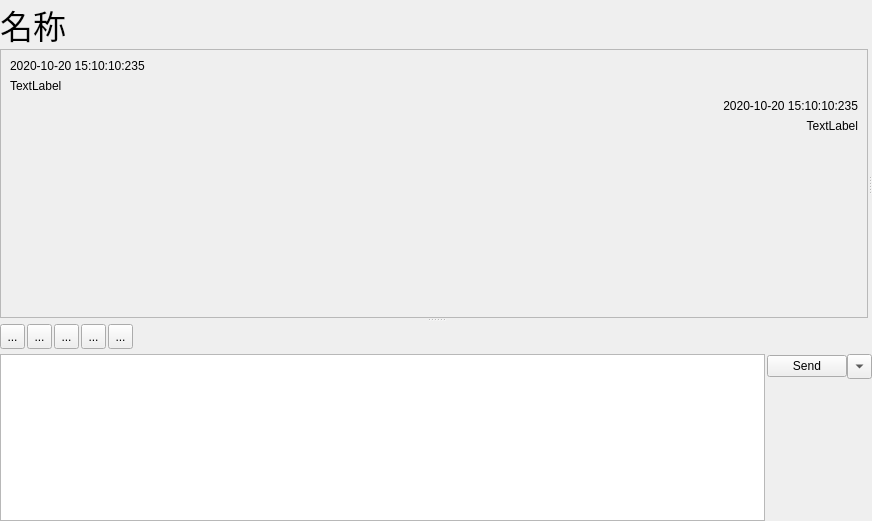
<?xml version="1.0" encoding="UTF-8"?>
<ui version="4.0">
 <class>ChatWindow</class>
 <widget class="QWidget" name="ChatWindow">
  <property name="geometry">
   <rect>
    <x>0</x>
    <y>0</y>
    <width>872</width>
    <height>521</height>
   </rect>
  </property>
  <property name="windowTitle">
   <string>Form</string>
  </property>
  <layout class="QGridLayout" name="gridLayout_2">
   <property name="leftMargin">
    <number>0</number>
   </property>
   <property name="topMargin">
    <number>0</number>
   </property>
   <property name="rightMargin">
    <number>0</number>
   </property>
   <property name="bottomMargin">
    <number>0</number>
   </property>
   <property name="spacing">
    <number>0</number>
   </property>
   <item row="0" column="0">
    <widget class="QLabel" name="label_5">
     <property name="font">
      <font>
       <pointsize>25</pointsize>
      </font>
     </property>
     <property name="text">
      <string>名称</string>
     </property>
    </widget>
   </item>
   <item row="1" column="0">
    <widget class="QSplitter" name="splitter_2">
     <property name="orientation">
      <enum>Qt::Vertical</enum>
     </property>
     <widget class="QSplitter" name="splitter">
      <property name="orientation">
       <enum>Qt::Horizontal</enum>
      </property>
      <widget class="QScrollArea" name="scrollArea">
       <property name="sizePolicy">
        <sizepolicy hsizetype="Expanding" vsizetype="Expanding">
         <horstretch>0</horstretch>
         <verstretch>1</verstretch>
        </sizepolicy>
       </property>
       <property name="frameShadow">
        <enum>QFrame::Raised</enum>
       </property>
       <property name="widgetResizable">
        <bool>true</bool>
       </property>
       <widget class="QWidget" name="scrollAreaWidgetContents">
        <property name="geometry">
         <rect>
          <x>0</x>
          <y>0</y>
          <width>849</width>
          <height>269</height>
         </rect>
        </property>
        <layout class="QGridLayout" name="gridLayout_3">
         <item row="0" column="0">
          <widget class="QLabel" name="label">
           <property name="text">
            <string>2020-10-20 15:10:10:235</string>
           </property>
          </widget>
         </item>
         <item row="2" column="0">
          <widget class="QLabel" name="label_3">
           <property name="text">
            <string>2020-10-20 15:10:10:235</string>
           </property>
           <property name="alignment">
            <set>Qt::AlignRight|Qt::AlignTrailing|Qt::AlignVCenter</set>
           </property>
          </widget>
         </item>
         <item row="4" column="0">
          <spacer name="verticalSpacer">
           <property name="orientation">
            <enum>Qt::Vertical</enum>
           </property>
           <property name="sizeHint" stdset="0">
            <size>
             <width>20</width>
             <height>40</height>
            </size>
           </property>
          </spacer>
         </item>
         <item row="1" column="0">
          <widget class="QLabel" name="label_2">
           <property name="text">
            <string>TextLabel</string>
           </property>
          </widget>
         </item>
         <item row="3" column="0">
          <widget class="QLabel" name="label_4">
           <property name="text">
            <string>TextLabel</string>
           </property>
           <property name="alignment">
            <set>Qt::AlignRight|Qt::AlignTrailing|Qt::AlignVCenter</set>
           </property>
          </widget>
         </item>
        </layout>
       </widget>
      </widget>
      <widget class="QStackedWidget" name="stackedWidget">
       <widget class="QWidget" name="page"/>
       <widget class="QWidget" name="page_2"/>
      </widget>
     </widget>
     <widget class="QWidget" name="layoutWidget">
      <layout class="QGridLayout" name="gridLayout">
       <property name="spacing">
        <number>2</number>
       </property>
       <item row="1" column="0" rowspan="2">
        <widget class="QTextEdit" name="textEdit">
         <property name="sizePolicy">
          <sizepolicy hsizetype="Expanding" vsizetype="Ignored">
           <horstretch>0</horstretch>
           <verstretch>0</verstretch>
          </sizepolicy>
         </property>
        </widget>
       </item>
       <item row="1" column="1" colspan="2">
        <layout class="QHBoxLayout" name="horizontalLayout_2">
         <property name="spacing">
          <number>0</number>
         </property>
         <item>
          <widget class="QPushButton" name="pushButton_Send">
           <property name="text">
            <string>Send</string>
           </property>
          </widget>
         </item>
         <item>
          <widget class="QToolButton" name="toolButton_History_2">
           <property name="minimumSize">
            <size>
             <width>25</width>
             <height>25</height>
            </size>
           </property>
           <property name="maximumSize">
            <size>
             <width>25</width>
             <height>25</height>
            </size>
           </property>
           <property name="text">
            <string/>
           </property>
           <property name="arrowType">
            <enum>Qt::DownArrow</enum>
           </property>
          </widget>
         </item>
        </layout>
       </item>
       <item row="2" column="2">
        <spacer name="verticalSpacer_2">
         <property name="orientation">
          <enum>Qt::Vertical</enum>
         </property>
         <property name="sizeHint" stdset="0">
          <size>
           <width>20</width>
           <height>40</height>
          </size>
         </property>
        </spacer>
       </item>
       <item row="0" column="0" colspan="3">
        <widget class="QWidget" name="widget_ChatTools" native="true">
         <property name="minimumSize">
          <size>
           <width>0</width>
           <height>30</height>
          </size>
         </property>
         <property name="maximumSize">
          <size>
           <width>16777215</width>
           <height>30</height>
          </size>
         </property>
         <layout class="QHBoxLayout" name="horizontalLayout">
          <property name="spacing">
           <number>2</number>
          </property>
          <property name="leftMargin">
           <number>0</number>
          </property>
          <property name="topMargin">
           <number>0</number>
          </property>
          <property name="rightMargin">
           <number>0</number>
          </property>
          <property name="bottomMargin">
           <number>0</number>
          </property>
          <item>
           <widget class="QToolButton" name="toolButton_Screenshort">
            <property name="minimumSize">
             <size>
              <width>25</width>
              <height>25</height>
             </size>
            </property>
            <property name="maximumSize">
             <size>
              <width>25</width>
              <height>25</height>
             </size>
            </property>
            <property name="text">
             <string>...</string>
            </property>
           </widget>
          </item>
          <item>
           <widget class="QToolButton" name="toolButton_SendFile">
            <property name="minimumSize">
             <size>
              <width>25</width>
              <height>25</height>
             </size>
            </property>
            <property name="maximumSize">
             <size>
              <width>25</width>
              <height>25</height>
             </size>
            </property>
            <property name="text">
             <string>...</string>
            </property>
           </widget>
          </item>
          <item>
           <widget class="QToolButton" name="toolButton_History">
            <property name="minimumSize">
             <size>
              <width>25</width>
              <height>25</height>
             </size>
            </property>
            <property name="maximumSize">
             <size>
              <width>25</width>
              <height>25</height>
             </size>
            </property>
            <property name="text">
             <string>...</string>
            </property>
           </widget>
          </item>
          <item>
           <widget class="QToolButton" name="toolButton_History_4">
            <property name="minimumSize">
             <size>
              <width>25</width>
              <height>25</height>
             </size>
            </property>
            <property name="maximumSize">
             <size>
              <width>25</width>
              <height>25</height>
             </size>
            </property>
            <property name="text">
             <string>...</string>
            </property>
           </widget>
          </item>
          <item>
           <widget class="QToolButton" name="toolButton_History_5">
            <property name="minimumSize">
             <size>
              <width>25</width>
              <height>25</height>
             </size>
            </property>
            <property name="maximumSize">
             <size>
              <width>25</width>
              <height>25</height>
             </size>
            </property>
            <property name="text">
             <string>...</string>
            </property>
           </widget>
          </item>
          <item>
           <spacer name="horizontalSpacer">
            <property name="orientation">
             <enum>Qt::Horizontal</enum>
            </property>
            <property name="sizeHint" stdset="0">
             <size>
              <width>601</width>
              <height>20</height>
             </size>
            </property>
           </spacer>
          </item>
         </layout>
        </widget>
       </item>
      </layout>
     </widget>
    </widget>
   </item>
  </layout>
 </widget>
 <resources/>
 <connections/>
</ui>
